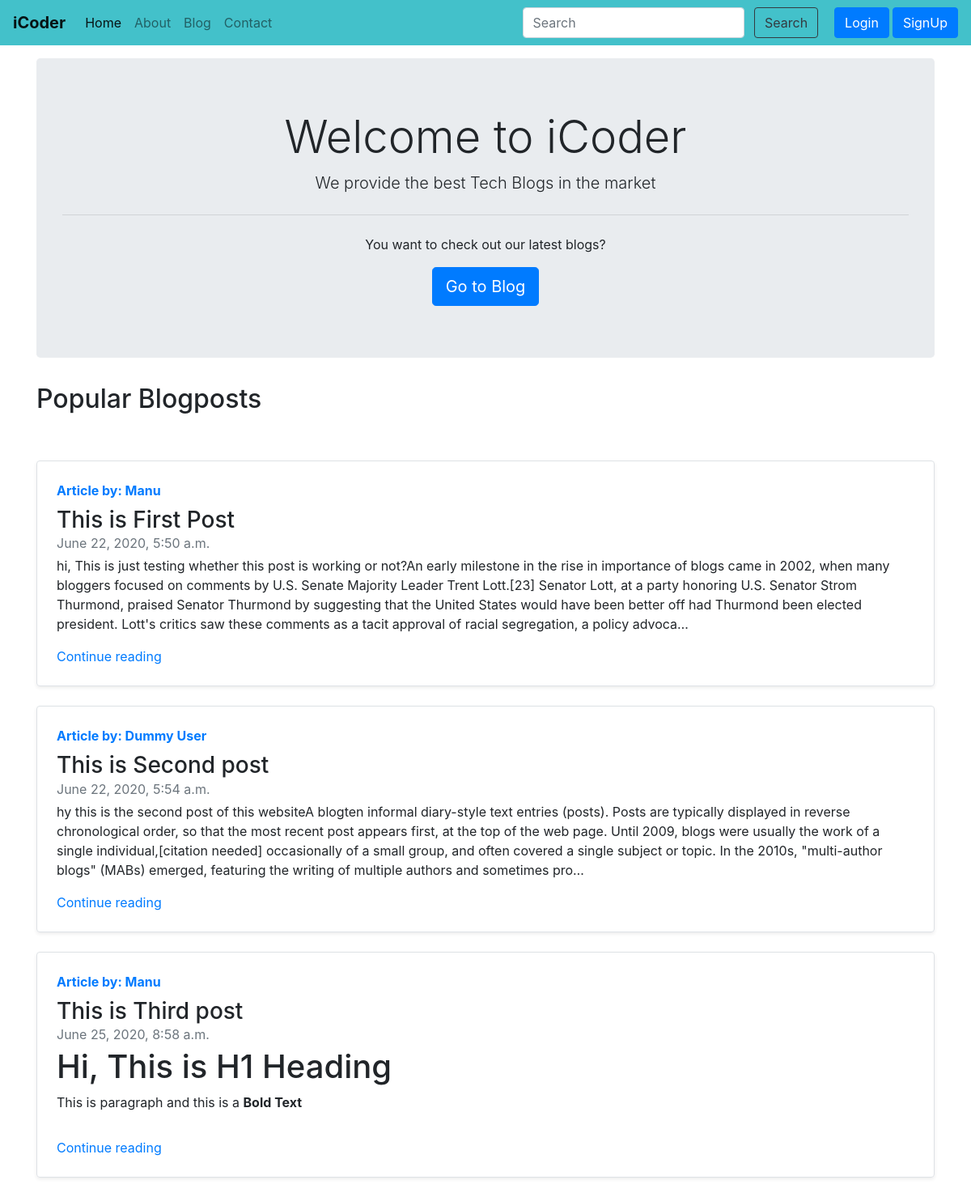
The page / on the database its author committed.
### blog/models.py (models this page shows, shortened)
class Post(models.Model):
    sno = models.AutoField(primary_key=True)
    slug = models.CharField(max_length=130)
    views = models.IntegerField(default=0)
    title = models.CharField(max_length=255)
    content = models.TextField()
    author = models.CharField(max_length=50)
    timeStamp = models.DateTimeField(blank=True)

### home/views.py (the view)
# urls.py: path('', views.home, name='home'),
def home(request):
    allPosts = Post.objects.all()
    context = {'allPosts': allPosts}
    return render(request, 'home/home.html', context)

### templates/home/home.html (shortened to what this page needs)
{% extends 'base.html' %}
{% block homeactive %} active {% endblock homeactive %}
{% block body %}
<div class="container my-3">
    <div class="jumbotron" align="center">
        <h1 class="display-4">Welcome to iCoder</h1>
        <p class="lead">We provide the best Tech Blogs in the market</p>
        <hr class="my-4">
        <p>You want to check out our latest blogs?</p>
        <a class="btn btn-primary btn-lg" href="/blog" role="button">Go to Blog</a>
    </div>
</div>
<div class="container">
    <h2>Popular Blogposts</h2><br>
    {% for post in allPosts %}
    <div class="row no-gutters border rounded overflow-hidden flex-md-row my-4 shadow-sm h-md-250 position-relative">
        <div class="col p-4 d-flex flex-column position-static">
            <strong class="d-inline-block mb-2 text-primary">Article by: {{post.author}}</strong>
            <h3 class="mb-0">{{post.title}}</h3>
            <div class="mb-1 text-muted">{{post.timeStamp}}</div>
            <p class="card-text mb-auto">{{post.content| safe | truncatechars:500}}</p>
            <a href="/blog/{{post.slug}}" class="stretched-link">Continue reading</a>
        </div>
    </div>
{% endfor %}
{% endblock body %}

### rows shown on the page
Post: author "Manu", title "This is First Post", timeStamp "June 22, 2020, 5:50 a.m.", content "hi, This is just testing whether this post is working or not?An early milestone in the rise in importance of blogs came in 2002, when many bloggers focused on comments by U.S. Senate Majority Leader Trent Lott.[23] Senator Lott, at a party honoring U.S. Senator Strom Thurmond, praised Senator Thurmond by suggesting that the United States would have been better off had Thurmond been elected president. Lott's critics saw these comments as a tacit approval of racial segregation, a policy advoca…"
Post: author "Dummy User", title "This is Second post", timeStamp "June 22, 2020, 5:54 a.m.", content "hy this is the second post of this websiteA blogten informal diary-style text entries (posts). Posts are typically displayed in reverse chronological order, so that the most recent post appears first, at the top of the web page. Until 2009, blogs were usually the work of a single individual,[citation needed] occasionally of a small group, and often covered a single subject or topic. In the 2010s, \"multi-author blogs\" (MABs) emerged, featuring the writing of multiple authors and sometimes pro…"
Post: author "Manu", title "This is Third post", timeStamp "June 25, 2020, 8:58 a.m.", content "Hi, This is H1 Heading This is paragraph and this is a Bold Text"
